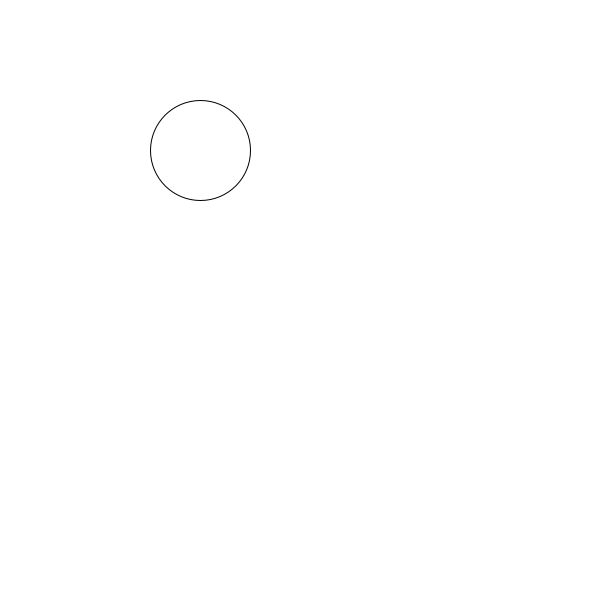
Frame 1 (no input)
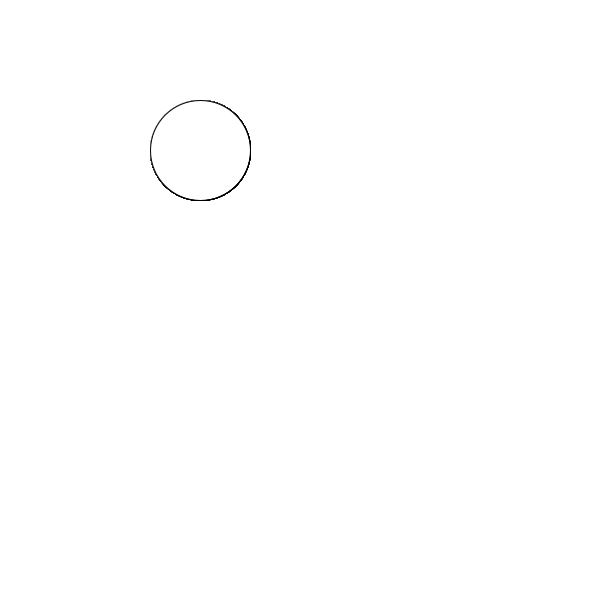
Frame 60 (the mouse pressed at the canvas centre just before this capture)
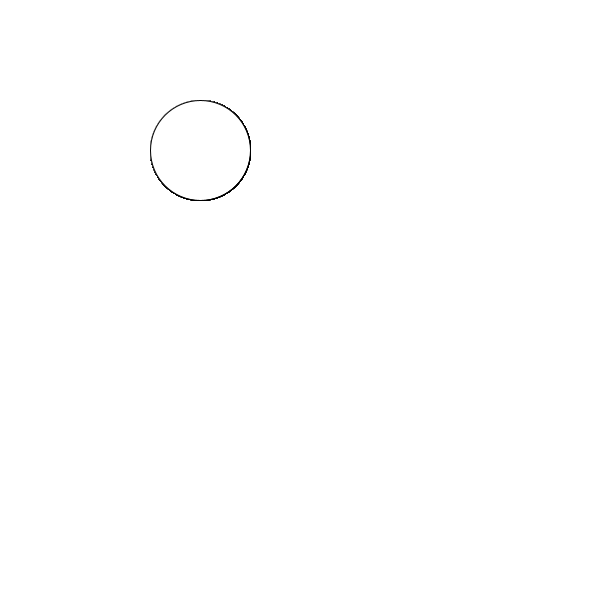
Frame 120 (the mouse held since frame 60 and released just before this capture)

The Processing sketch that drew these frames (run headless with seeded random() and noise(); from frame 60 on, the mouse is pressed at the canvas centre):

// Processing sketch: prueba_de_processing
// ── prueba_de_processing.pde
void setup () {
  size ( 600 , 600);
  background (255);
  textSize (24);
 
  
  }
  
  void draw (){
    text ("holaa",270,350);
    stroke(0);
    circle(200,150,100);
    stroke(255);
    }
